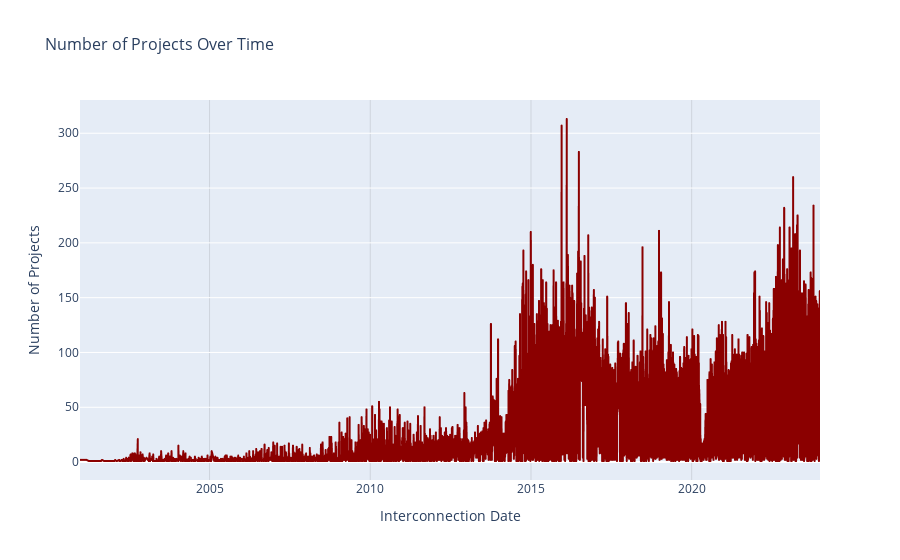

Write notebook code for a chart like this one.
### Markdown cell above
# |**Cumulative Energy Production Over Time (2005 - 2022):-**

This graph illustrates the **Cumulative Energy Production** measured in kilowatt-hours (kWh) from approximately **2005 to 2022**. Below are the key features that highlight the trends and insights from this data:

## Key Features

- **Measure**:
  - The **Y-Axis** represents **cumulative energy production** in **kWh**, ranging from **0 to 6 billion kWh**.

- **Time Span**:
  - The **X-Axis** spans the years from **2005 to 2022**.

## Growth Pattern
- The curve exhibits a **clear exponential growth trend** in cumulative energy production.

### Initial Phase (2005 - 2010)
- The early years show **minimal growth**, with the line hovering **close to zero**.

### Acceleration Phase (2010 - 2015)
- From around **2010**, the curve begins to **rise noticeably**, marking the **start of significant energy production**.

### Rapid Growth (2015 - 2022)
- Post-2015, the rate of cumulative energy production **dramatically increases**:
  - The curve becomes **steeper each year**, indicating accelerated production rates.

### Recent Years (2020 - 2022)
- The steepest section of the curve occurs in the most **recent years (2020-2022)**:
  - This suggests the **highest rate of energy production growth** in this period.

## Final Value
- By the end of the graph in **2022**, cumulative energy production reaches **just over 6 billion kWh**.

---

This visualization effectively highlights the **exponential growth** in energy production over the past two decades, particularly emphasizing the **rapid acceleration** in recent years. It serves as a compelling representation of the **adoption and scaling of renewable energy technologies** or the **expansion of energy production capacity** in a specific region or sector.

### Code cell
import pandas as pd
import plotly.express as px

# Convert 'Interconnection Date' to datetime
solar['Interconnection Date'] = pd.to_datetime(solar['Interconnection Date'], errors='coerce')

# Group projects by interconnection date
projects_over_time = solar.groupby('Interconnection Date').size().reset_index(name='Number of Projects')

# Create a Plotly line plot
fig = px.line(projects_over_time, 
              x='Interconnection Date', 
              y='Number of Projects', 
              title='Number of Projects Over Time',
              labels={'Interconnection Date': 'Interconnection Date', 'Number of Projects': 'Number of Projects'},
              line_shape='linear')

# Update layout for better appearance
fig.update_traces(line=dict(color='darkred', width=2))
fig.update_layout(title_font=dict(size=16), xaxis_title_font=dict(size=14), yaxis_title_font=dict(size=14))
fig.update_layout(xaxis=dict(showgrid=True, gridcolor='rgba(0,0,0,0.1)'))

# Show the plot
fig.show()

### Figure 1 — Plotly figure (JSON) as saved in the notebook; plotly's stock layout.template omitted (floating-point values rounded to 4 significant figures; data arrays with more than 128 entries replaced by an {"elided": "..."} marker saying what was removed)
{"data": [{"hovertemplate": "Interconnection Date=%{x}<br>Number of Projects=%{y}<extra></extra>", "legendgroup": "", "line": {"color": "darkred", "dash": "solid", "shape": "linear", "width": 2}, "marker": {"symbol": "circle"}, "mode": "lines", "name": "", "showlegend": false, "type": "scattergl", "x": {"elided": "5411 str values"}, "xaxis": "x", "y": {"elided": "5411 int values"}, "yaxis": "y"}], "layout": {"legend": {"tracegroupgap": 0}, "title": {"font": {"size": 16}, "text": "Number of Projects Over Time"}, "xaxis": {"anchor": "y", "domain": [0, 1], "gridcolor": "rgba(0,0,0,0.1)", "showgrid": true, "title": {"font": {"size": 14}, "text": "Interconnection Date"}}, "yaxis": {"anchor": "x", "domain": [0, 1], "title": {"font": {"size": 14}, "text": "Number of Projects"}}}}
